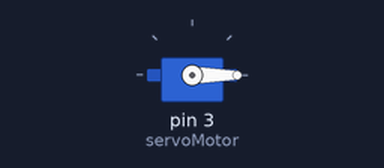
This sketch was run on a simulated Arduino Uno, built with avr-gcc and run on an emulated ATmega328P. On the bench: servo.

Above: at 0.05 s.
Timing chart, 0 to 4.6 s (numbered marks = the images above):
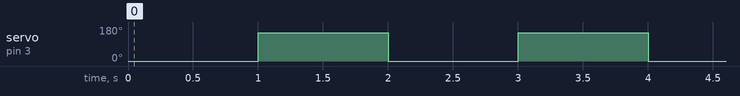

The sketch:

servo_test.ino
```cpp
#include <Servo.h>

Servo servoMotor; // Create a Servo object to control the servo motor

void setup() {
  servoMotor.attach(3); // Attach the servo to pin 9
}

void loop() {
  // Move the servo to its minimum angle (0 degrees)
  servoMotor.write(0);

  delay(1000); // Wait for 1 second

  // Move the servo to its maximum angle (180 degrees)
  servoMotor.write(150);
  delay(1000); // Wait for 1 second
}
```

Measured:
- by itself, servo on pin 3 (servoMotor): alternates 150° for 1.0 s and 0° for 1.0 s
